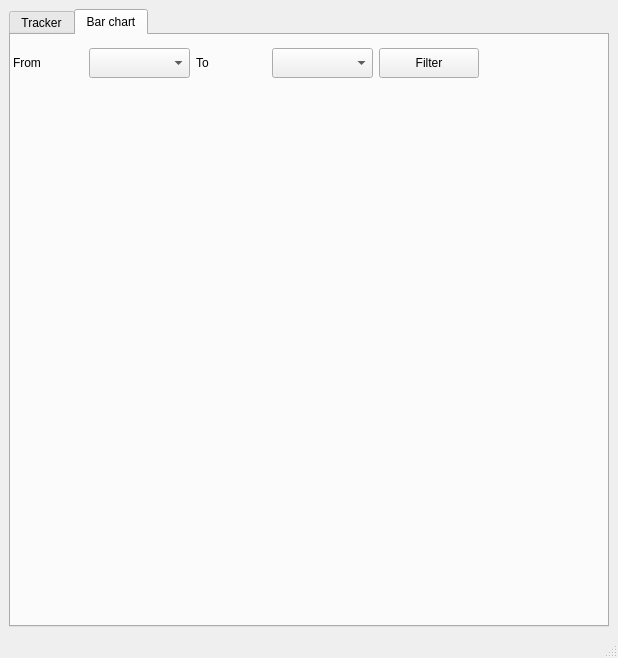
<?xml version="1.0" encoding="UTF-8"?>
<ui version="4.0">
 <class>MainWindow</class>
 <widget class="QMainWindow" name="MainWindow">
  <property name="geometry">
   <rect>
    <x>0</x>
    <y>0</y>
    <width>618</width>
    <height>658</height>
   </rect>
  </property>
  <property name="windowTitle">
   <string>ProTra</string>
  </property>
  <property name="windowIcon">
   <iconset>
    <normaloff>../stopwatch.png</normaloff>../stopwatch.png</iconset>
  </property>
  <widget class="QWidget" name="centralwidget">
   <layout class="QGridLayout" name="gridLayout_5">
    <item row="0" column="0">
     <widget class="QTabWidget" name="tabWidget">
      <property name="minimumSize">
       <size>
        <width>600</width>
        <height>600</height>
       </size>
      </property>
      <property name="maximumSize">
       <size>
        <width>750</width>
        <height>700</height>
       </size>
      </property>
      <property name="currentIndex">
       <number>1</number>
      </property>
      <widget class="QWidget" name="widget">
       <attribute name="icon">
        <iconset>
         <normaloff>../timer.png</normaloff>../timer.png</iconset>
       </attribute>
       <attribute name="title">
        <string>Tracker</string>
       </attribute>
       <widget class="QWidget" name="layoutWidget">
        <property name="geometry">
         <rect>
          <x>20</x>
          <y>0</y>
          <width>551</width>
          <height>280</height>
         </rect>
        </property>
        <layout class="QGridLayout" name="gridLayout_4">
         <item row="0" column="0">
          <layout class="QGridLayout" name="gridLayout_2">
           <item row="0" column="0">
            <layout class="QGridLayout" name="gridLayout">
             <item row="0" column="0">
              <widget class="QLineEdit" name="lineEditProject">
               <property name="minimumSize">
                <size>
                 <width>150</width>
                 <height>30</height>
                </size>
               </property>
               <property name="maximumSize">
                <size>
                 <width>300</width>
                 <height>30</height>
                </size>
               </property>
               <property name="font">
                <font>
                 <family>EADS Sans</family>
                 <pointsize>10</pointsize>
                </font>
               </property>
              </widget>
             </item>
             <item row="0" column="1">
              <widget class="QPushButton" name="pushButtonStart">
               <property name="maximumSize">
                <size>
                 <width>100</width>
                 <height>30</height>
                </size>
               </property>
               <property name="font">
                <font>
                 <family>EADS Sans</family>
                 <pointsize>10</pointsize>
                </font>
               </property>
               <property name="text">
                <string>START</string>
               </property>
               <property name="icon">
                <iconset>
                 <normaloff>../play.png</normaloff>../play.png</iconset>
               </property>
              </widget>
             </item>
             <item row="0" column="2">
              <widget class="QPushButton" name="pushButtonStop">
               <property name="maximumSize">
                <size>
                 <width>100</width>
                 <height>30</height>
                </size>
               </property>
               <property name="font">
                <font>
                 <family>EADS Sans</family>
                 <pointsize>10</pointsize>
                </font>
               </property>
               <property name="text">
                <string>STOP</string>
               </property>
               <property name="icon">
                <iconset>
                 <normaloff>../stop.png</normaloff>../stop.png</iconset>
               </property>
              </widget>
             </item>
            </layout>
           </item>
           <item row="1" column="0">
            <widget class="QTableWidget" name="tableWidget">
             <property name="sizePolicy">
              <sizepolicy hsizetype="Minimum" vsizetype="Minimum">
               <horstretch>0</horstretch>
               <verstretch>0</verstretch>
              </sizepolicy>
             </property>
             <property name="minimumSize">
              <size>
               <width>514</width>
               <height>80</height>
              </size>
             </property>
             <property name="maximumSize">
              <size>
               <width>600</width>
               <height>200</height>
              </size>
             </property>
             <property name="font">
              <font>
               <family>EADS Sans</family>
               <pointsize>10</pointsize>
              </font>
             </property>
             <column>
              <property name="text">
               <string>Date</string>
              </property>
             </column>
             <column>
              <property name="text">
               <string>Project</string>
              </property>
             </column>
             <column>
              <property name="text">
               <string>Start</string>
              </property>
             </column>
             <column>
              <property name="text">
               <string>End</string>
              </property>
             </column>
             <column>
              <property name="text">
               <string>Time on project</string>
              </property>
             </column>
            </widget>
           </item>
          </layout>
         </item>
         <item row="1" column="0">
          <layout class="QGridLayout" name="gridLayout_3">
           <item row="0" column="0">
            <widget class="QPushButton" name="pushButtonRemove">
             <property name="minimumSize">
              <size>
               <width>140</width>
               <height>30</height>
              </size>
             </property>
             <property name="maximumSize">
              <size>
               <width>140</width>
               <height>30</height>
              </size>
             </property>
             <property name="font">
              <font>
               <family>EADS Sans</family>
               <pointsize>10</pointsize>
              </font>
             </property>
             <property name="text">
              <string>REMOVE ROW</string>
             </property>
             <property name="icon">
              <iconset>
               <normaloff>../remove.png</normaloff>../remove.png</iconset>
             </property>
            </widget>
           </item>
           <item row="0" column="1">
            <widget class="QPushButton" name="pushButtonExport">
             <property name="maximumSize">
              <size>
               <width>100</width>
               <height>30</height>
              </size>
             </property>
             <property name="font">
              <font>
               <family>Palatino Linotype</family>
               <pointsize>10</pointsize>
              </font>
             </property>
             <property name="text">
              <string>EXPORT</string>
             </property>
             <property name="icon">
              <iconset>
               <normaloff>../export.png</normaloff>../export.png</iconset>
             </property>
            </widget>
           </item>
          </layout>
         </item>
        </layout>
       </widget>
       <widget class="QWidget" name="layoutWidget">
        <property name="geometry">
         <rect>
          <x>21</x>
          <y>279</y>
          <width>551</width>
          <height>281</height>
         </rect>
        </property>
        <layout class="QHBoxLayout" name="horizontalLayout_2">
         <item>
          <layout class="QVBoxLayout" name="plotlayout_2">
           <property name="sizeConstraint">
            <enum>QLayout::SetMinimumSize</enum>
           </property>
           <property name="margin">
            <number>10</number>
           </property>
          </layout>
         </item>
        </layout>
       </widget>
      </widget>
      <widget class="QWidget" name="widget">
       <attribute name="icon">
        <iconset>
         <normaloff>../plot-8.png</normaloff>../plot-8.png</iconset>
       </attribute>
       <attribute name="title">
        <string>Bar chart</string>
       </attribute>
       <widget class="QWidget" name="layoutWidget">
        <property name="geometry">
         <rect>
          <x>0</x>
          <y>50</y>
          <width>581</width>
          <height>511</height>
         </rect>
        </property>
        <layout class="QVBoxLayout" name="plotlayout">
         <property name="sizeConstraint">
          <enum>QLayout::SetMaximumSize</enum>
         </property>
         <property name="leftMargin">
          <number>10</number>
         </property>
         <property name="topMargin">
          <number>10</number>
         </property>
         <property name="rightMargin">
          <number>100</number>
         </property>
         <property name="bottomMargin">
          <number>10</number>
         </property>
        </layout>
       </widget>
       <widget class="QWidget" name="layoutWidget">
        <property name="geometry">
         <rect>
          <x>2</x>
          <y>12</y>
          <width>466</width>
          <height>32</height>
         </rect>
        </property>
        <layout class="QHBoxLayout" name="horizontalLayout">
         <item>
          <widget class="QLabel" name="labelStart">
           <property name="sizePolicy">
            <sizepolicy hsizetype="Minimum" vsizetype="Fixed">
             <horstretch>0</horstretch>
             <verstretch>0</verstretch>
            </sizepolicy>
           </property>
           <property name="minimumSize">
            <size>
             <width>70</width>
             <height>20</height>
            </size>
           </property>
           <property name="maximumSize">
            <size>
             <width>70</width>
             <height>30</height>
            </size>
           </property>
           <property name="text">
            <string>From</string>
           </property>
          </widget>
         </item>
         <item>
          <widget class="QComboBox" name="comboBox">
           <property name="minimumSize">
            <size>
             <width>100</width>
             <height>30</height>
            </size>
           </property>
           <property name="maximumSize">
            <size>
             <width>150</width>
             <height>30</height>
            </size>
           </property>
          </widget>
         </item>
         <item>
          <widget class="QLabel" name="labelEnd">
           <property name="sizePolicy">
            <sizepolicy hsizetype="Minimum" vsizetype="Fixed">
             <horstretch>0</horstretch>
             <verstretch>0</verstretch>
            </sizepolicy>
           </property>
           <property name="minimumSize">
            <size>
             <width>70</width>
             <height>20</height>
            </size>
           </property>
           <property name="maximumSize">
            <size>
             <width>70</width>
             <height>30</height>
            </size>
           </property>
           <property name="text">
            <string>To</string>
           </property>
          </widget>
         </item>
         <item>
          <widget class="QComboBox" name="comboBox_2">
           <property name="minimumSize">
            <size>
             <width>100</width>
             <height>30</height>
            </size>
           </property>
           <property name="maximumSize">
            <size>
             <width>150</width>
             <height>30</height>
            </size>
           </property>
          </widget>
         </item>
         <item>
          <widget class="QPushButton" name="pushButtonFilter">
           <property name="maximumSize">
            <size>
             <width>100</width>
             <height>30</height>
            </size>
           </property>
           <property name="text">
            <string>Filter</string>
           </property>
           <property name="icon">
            <iconset>
             <normaloff>filter.png</normaloff>filter.png</iconset>
           </property>
          </widget>
         </item>
        </layout>
       </widget>
      </widget>
     </widget>
    </item>
   </layout>
  </widget>
  <widget class="QMenuBar" name="menubar">
   <property name="geometry">
    <rect>
     <x>0</x>
     <y>0</y>
     <width>618</width>
     <height>20</height>
    </rect>
   </property>
  </widget>
  <widget class="QStatusBar" name="statusbar"/>
 </widget>
 <resources/>
 <connections/>
</ui>
